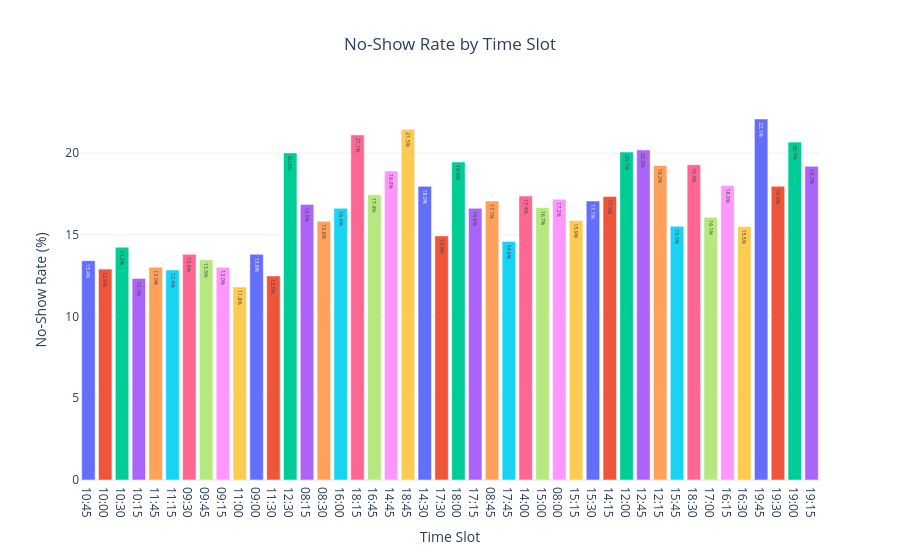

The cell this chart's notebook holds for it:
### Code cell
fig = px.bar(
    slot_noshow,
    x="time_slot",
    y="no_show_rate",
    color="time_slot",
    text="no_show_rate",
    title="No-Show Rate by Time Slot"
)

fig.update_layout(
    template="plotly_white",
    title_x=0.5,
    xaxis_title="Time Slot",
    yaxis_title="No-Show Rate (%)",
    showlegend=False
)

fig.update_traces(texttemplate="%{text:.1f}%")

fig.show()

### Figure 1 — Plotly figure (JSON) as saved in the notebook; plotly's stock layout.template omitted (floating-point values rounded to 4 significant figures)
{"data": [{"hovertemplate": "time_slot=%{x}<br>no_show_rate=%{text}<extra></extra>", "legendgroup": "10:45", "marker": {"color": "#636efa", "pattern": {"shape": ""}}, "name": "10:45", "orientation": "v", "showlegend": true, "text": [13.42], "textposition": "auto", "texttemplate": "%{text:.1f}%", "type": "bar", "x": ["10:45"], "xaxis": "x", "y": [13.42], "yaxis": "y"}, {"hovertemplate": "time_slot=%{x}<br>no_show_rate=%{text}<extra></extra>", "legendgroup": "10:00", "marker": {"color": "#EF553B", "pattern": {"shape": ""}}, "name": "10:00", "orientation": "v", "showlegend": true, "text": [12.9], "textposition": "auto", "texttemplate": "%{text:.1f}%", "type": "bar", "x": ["10:00"], "xaxis": "x", "y": [12.9], "yaxis": "y"}, {"hovertemplate": "time_slot=%{x}<br>no_show_rate=%{text}<extra></extra>", "legendgroup": "10:30", "marker": {"color": "#00cc96", "pattern": {"shape": ""}}, "name": "10:30", "orientation": "v", "showlegend": true, "text": [14.24], "textposition": "auto", "texttemplate": "%{text:.1f}%", "type": "bar", "x": ["10:30"], "xaxis": "x", "y": [14.24], "yaxis": "y"}, {"hovertemplate": "time_slot=%{x}<br>no_show_rate=%{text}<extra></extra>", "legendgroup": "10:15", "marker": {"color": "#ab63fa", "pattern": {"shape": ""}}, "name": "10:15", "orientation": "v", "showlegend": true, "text": [12.33], "textposition": "auto", "texttemplate": "%{text:.1f}%", "type": "bar", "x": ["10:15"], "xaxis": "x", "y": [12.33], "yaxis": "y"}, {"hovertemplate": "time_slot=%{x}<br>no_show_rate=%{text}<extra></extra>", "legendgroup": "11:45", "marker": {"color": "#FFA15A", "pattern": {"shape": ""}}, "name": "11:45", "orientation": "v", "showlegend": true, "text": [13.02], "textposition": "auto", "texttemplate": "%{text:.1f}%", "type": "bar", "x": ["11:45"], "xaxis": "x", "y": [13.02], "yaxis": "y"}, {"hovertemplate": "time_slot=%{x}<br>no_show_rate=%{text}<extra></extra>", "legendgroup": "11:15", "marker": {"color": "#19d3f3", "pattern": {"shape": ""}}, "name": "11:15", "orientation": "v", "showlegend": true, "text": [12.85], "textposition": "auto", "texttemplate": "%{text:.1f}%", "type": "bar", "x": ["11:15"], "xaxis": "x", "y": [12.85], "yaxis": "y"}, {"hovertemplate": "time_slot=%{x}<br>no_show_rate=%{text}<extra></extra>", "legendgroup": "09:30", "marker": {"color": "#FF6692", "pattern": {"shape": ""}}, "name": "09:30", "orientation": "v", "showlegend": true, "text": [13.81], "textposition": "auto", "texttemplate": "%{text:.1f}%", "type": "bar", "x": ["09:30"], "xaxis": "x", "y": [13.81], "yaxis": "y"}, {"hovertemplate": "time_slot=%{x}<br>no_show_rate=%{text}<extra></extra>", "legendgroup": "09:45", "marker": {"color": "#B6E880", "pattern": {"shape": ""}}, "name": "09:45", "orientation": "v", "showlegend": true, "text": [13.48], "textposition": "auto", "texttemplate": "%{text:.1f}%", "type": "bar", "x": ["09:45"], "xaxis": "x", "y": [13.48], "yaxis": "y"}, {"hovertemplate": "time_slot=%{x}<br>no_show_rate=%{text}<extra></extra>", "legendgroup": "09:15", "marker": {"color": "#FF97FF", "pattern": {"shape": ""}}, "name": "09:15", "orientation": "v", "showlegend": true, "text": [13.02], "textposition": "auto", "texttemplate": "%{text:.1f}%", "type": "bar", "x": ["09:15"], "xaxis": "x", "y": [13.02], "yaxis": "y"}, {"hovertemplate": "time_slot=%{x}<br>no_show_rate=%{text}<extra></extra>", "legendgroup": "11:00", "marker": {"color": "#FECB52", "pattern": {"shape": ""}}, "name": "11:00", "orientation": "v", "showlegend": true, "text": [11.81], "textposition": "auto", "texttemplate": "%{text:.1f}%", "type": "bar", "x": ["11:00"], "xaxis": "x", "y": [11.81], "yaxis": "y"}, {"hovertemplate": "time_slot=%{x}<br>no_show_rate=%{text}<extra></extra>", "legendgroup": "09:00", "marker": {"color": "#636efa", "pattern": {"shape": ""}}, "name": "09:00", "orientation": "v", "showlegend": true, "text": [13.81], "textposition": "auto", "texttemplate": "%{text:.1f}%", "type": "bar", "x": ["09:00"], "xaxis": "x", "y": [13.81], "yaxis": "y"}, {"hovertemplate": "time_slot=%{x}<br>no_show_rate=%{text}<extra></extra>", "legendgroup": "11:30", "marker": {"color": "#EF553B", "pattern": {"shape": ""}}, "name": "11:30", "orientation": "v", "showlegend": true, "text": [12.48], "textposition": "auto", "texttemplate": "%{text:.1f}%", "type": "bar", "x": ["11:30"], "xaxis": "x", "y": [12.48], "yaxis": "y"}, {"hovertemplate": "time_slot=%{x}<br>no_show_rate=%{text}<extra></extra>", "legendgroup": "12:30", "marker": {"color": "#00cc96", "pattern": {"shape": ""}}, "name": "12:30", "orientation": "v", "showlegend": true, "text": [20.01], "textposition": "auto", "texttemplate": "%{text:.1f}%", "type": "bar", "x": ["12:30"], "xaxis": "x", "y": [20.01], "yaxis": "y"}, {"hovertemplate": "time_slot=%{x}<br>no_show_rate=%{text}<extra></extra>", "legendgroup": "08:15", "marker": {"color": "#ab63fa", "pattern": {"shape": ""}}, "name": "08:15", "orientation": "v", "showlegend": true, "text": [16.86], "textposition": "auto", "texttemplate": "%{text:.1f}%", "type": "bar", "x": ["08:15"], "xaxis": "x", "y": [16.86], "yaxis": "y"}, {"hovertemplate": "time_slot=%{x}<br>no_show_rate=%{text}<extra></extra>", "legendgroup": "08:30", "marker": {"color": "#FFA15A", "pattern": {"shape": ""}}, "name": "08:30", "orientation": "v", "showlegend": true, "text": [15.83], "textposition": "auto", "texttemplate": "%{text:.1f}%", "type": "bar", "x": ["08:30"], "xaxis": "x", "y": [15.83], "yaxis": "y"}, {"hovertemplate": "time_slot=%{x}<br>no_show_rate=%{text}<extra></extra>", "legendgroup": "16:00", "marker": {"color": "#19d3f3", "pattern": {"shape": ""}}, "name": "16:00", "orientation": "v", "showlegend": true, "text": [16.62], "textposition": "auto", "texttemplate": "%{text:.1f}%", "type": "bar", "x": ["16:00"], "xaxis": "x", "y": [16.62], "yaxis": "y"}, {"hovertemplate": "time_slot=%{x}<br>no_show_rate=%{text}<extra></extra>", "legendgroup": "18:15", "marker": {"color": "#FF6692", "pattern": {"shape": ""}}, "name": "18:15", "orientation": "v", "showlegend": true, "text": [21.12], "textposition": "auto", "texttemplate": "%{text:.1f}%", "type": "bar", "x": ["18:15"], "xaxis": "x", "y": [21.12], "yaxis": "y"}, {"hovertemplate": "time_slot=%{x}<br>no_show_rate=%{text}<extra></extra>", "legendgroup": "16:45", "marker": {"color": "#B6E880", "pattern": {"shape": ""}}, "name": "16:45", "orientation": "v", "showlegend": true, "text": [17.45], "textposition": "auto", "texttemplate": "%{text:.1f}%", "type": "bar", "x": ["16:45"], "xaxis": "x", "y": [17.45], "yaxis": "y"}, {"hovertemplate": "time_slot=%{x}<br>no_show_rate=%{text}<extra></extra>", "legendgroup": "14:45", "marker": {"color": "#FF97FF", "pattern": {"shape": ""}}, "name": "14:45", "orientation": "v", "showlegend": true, "text": [18.91], "textposition": "auto", "texttemplate": "%{text:.1f}%", "type": "bar", "x": ["14:45"], "xaxis": "x", "y": [18.91], "yaxis": "y"}, {"hovertemplate": "time_slot=%{x}<br>no_show_rate=%{text}<extra></extra>", "legendgroup": "18:45", "marker": {"color": "#FECB52", "pattern": {"shape": ""}}, "name": "18:45", "orientation": "v", "showlegend": true, "text": [21.46], "textposition": "auto", "texttemplate": "%{text:.1f}%", "type": "bar", "x": ["18:45"], "xaxis": "x", "y": [21.46], "yaxis": "y"}, {"hovertemplate": "time_slot=%{x}<br>no_show_rate=%{text}<extra></extra>", "legendgroup": "14:30", "marker": {"color": "#636efa", "pattern": {"shape": ""}}, "name": "14:30", "orientation": "v", "showlegend": true, "text": [17.97], "textposition": "auto", "texttemplate": "%{text:.1f}%", "type": "bar", "x": ["14:30"], "xaxis": "x", "y": [17.97], "yaxis": "y"}, {"hovertemplate": "time_slot=%{x}<br>no_show_rate=%{text}<extra></extra>", "legendgroup": "17:30", "marker": {"color": "#EF553B", "pattern": {"shape": ""}}, "name": "17:30", "orientation": "v", "showlegend": true, "text": [14.94], "textposition": "auto", "texttemplate": "%{text:.1f}%", "type": "bar", "x": ["17:30"], "xaxis": "x", "y": [14.94], "yaxis": "y"}, {"hovertemplate": "time_slot=%{x}<br>no_show_rate=%{text}<extra></extra>", "legendgroup": "18:00", "marker": {"color": "#00cc96", "pattern": {"shape": ""}}, "name": "18:00", "orientation": "v", "showlegend": true, "text": [19.46], "textposition": "auto", "texttemplate": "%{text:.1f}%", "type": "bar", "x": ["18:00"], "xaxis": "x", "y": [19.46], "yaxis": "y"}, {"hovertemplate": "time_slot=%{x}<br>no_show_rate=%{text}<extra></extra>", "legendgroup": "17:15", "marker": {"color": "#ab63fa", "pattern": {"shape": ""}}, "name": "17:15", "orientation": "v", "showlegend": true, "text": [16.62], "textposition": "auto", "texttemplate": "%{text:.1f}%", "type": "bar", "x": ["17:15"], "xaxis": "x", "y": [16.62], "yaxis": "y"}, {"hovertemplate": "time_slot=%{x}<br>no_show_rate=%{text}<extra></extra>", "legendgroup": "08:45", "marker": {"color": "#FFA15A", "pattern": {"shape": ""}}, "name": "08:45", "orientation": "v", "showlegend": true, "text": [17.06], "textposition": "auto", "texttemplate": "%{text:.1f}%", "type": "bar", "x": ["08:45"], "xaxis": "x", "y": [17.06], "yaxis": "y"}, {"hovertemplate": "time_slot=%{x}<br>no_show_rate=%{text}<extra></extra>", "legendgroup": "17:45", "marker": {"color": "#19d3f3", "pattern": {"shape": ""}}, "name": "17:45", "orientation": "v", "showlegend": true, "text": [14.6], "textposition": "auto", "texttemplate": "%{text:.1f}%", "type": "bar", "x": ["17:45"], "xaxis": "x", "y": [14.6], "yaxis": "y"}, {"hovertemplate": "time_slot=%{x}<br>no_show_rate=%{text}<extra></extra>", "legendgroup": "14:00", "marker": {"color": "#FF6692", "pattern": {"shape": ""}}, "name": "14:00", "orientation": "v", "showlegend": true, "text": [17.38], "textposition": "auto", "texttemplate": "%{text:.1f}%", "type": "bar", "x": ["14:00"], "xaxis": "x", "y": [17.38], "yaxis": "y"}, {"hovertemplate": "time_slot=%{x}<br>no_show_rate=%{text}<extra></extra>", "legendgroup": "15:00", "marker": {"color": "#B6E880", "pattern": {"shape": ""}}, "name": "15:00", "orientation": "v", "showlegend": true, "text": [16.67], "textposition": "auto", "texttemplate": "%{text:.1f}%", "type": "bar", "x": ["15:00"], "xaxis": "x", "y": [16.67], "yaxis": "y"}, {"hovertemplate": "time_slot=%{x}<br>no_show_rate=%{text}<extra></extra>", "legendgroup": "08:00", "marker": {"color": "#FF97FF", "pattern": {"shape": ""}}, "name": "08:00", "orientation": "v", "showlegend": true, "text": [17.18], "textposition": "auto", "texttemplate": "%{text:.1f}%", "type": "bar", "x": ["08:00"], "xaxis": "x", "y": [17.18], "yaxis": "y"}, {"hovertemplate": "time_slot=%{x}<br>no_show_rate=%{text}<extra></extra>", "legendgroup": "15:15", "marker": {"color": "#FECB52", "pattern": {"shape": ""}}, "name": "15:15", "orientation": "v", "showlegend": true, "text": [15.88], "textposition": "auto", "texttemplate": "%{text:.1f}%", "type": "bar", "x": ["15:15"], "xaxis": "x", "y": [15.88], "yaxis": "y"}, {"hovertemplate": "time_slot=%{x}<br>no_show_rate=%{text}<extra></extra>", "legendgroup": "15:30", "marker": {"color": "#636efa", "pattern": {"shape": ""}}, "name": "15:30", "orientation": "v", "showlegend": true, "text": [17.07], "textposition": "auto", "texttemplate": "%{text:.1f}%", "type": "bar", "x": ["15:30"], "xaxis": "x", "y": [17.07], "yaxis": "y"}, {"hovertemplate": "time_slot=%{x}<br>no_show_rate=%{text}<extra></extra>", "legendgroup": "14:15", "marker": {"color": "#EF553B", "pattern": {"shape": ""}}, "name": "14:15", "orientation": "v", "showlegend": true, "text": [17.35], "textposition": "auto", "texttemplate": "%{text:.1f}%", "type": "bar", "x": ["14:15"], "xaxis": "x", "y": [17.35], "yaxis": "y"}, {"hovertemplate": "time_slot=%{x}<br>no_show_rate=%{text}<extra></extra>", "legendgroup": "12:00", "marker": {"color": "#00cc96", "pattern": {"shape": ""}}, "name": "12:00", "orientation": "v", "showlegend": true, "text": [20.07], "textposition": "auto", "texttemplate": "%{text:.1f}%", "type": "bar", "x": ["12:00"], "xaxis": "x", "y": [20.07], "yaxis": "y"}, {"hovertemplate": "time_slot=%{x}<br>no_show_rate=%{text}<extra></extra>", "legendgroup": "12:45", "marker": {"color": "#ab63fa", "pattern": {"shape": ""}}, "name": "12:45", "orientation": "v", "showlegend": true, "text": [20.2], "textposition": "auto", "texttemplate": "%{text:.1f}%", "type": "bar", "x": ["12:45"], "xaxis": "x", "y": [20.2], "yaxis": "y"}, {"hovertemplate": "time_slot=%{x}<br>no_show_rate=%{text}<extra></extra>", "legendgroup": "12:15", "marker": {"color": "#FFA15A", "pattern": {"shape": ""}}, "name": "12:15", "orientation": "v", "showlegend": true, "text": [19.24], "textposition": "auto", "texttemplate": "%{text:.1f}%", "type": "bar", "x": ["12:15"], "xaxis": "x", "y": [19.24], "yaxis": "y"}, {"hovertemplate": "time_slot=%{x}<br>no_show_rate=%{text}<extra></extra>", "legendgroup": "15:45", "marker": {"color": "#19d3f3", "pattern": {"shape": ""}}, "name": "15:45", "orientation": "v", "showlegend": true, "text": [15.53], "textposition": "auto", "texttemplate": "%{text:.1f}%", "type": "bar", "x": ["15:45"], "xaxis": "x", "y": [15.53], "yaxis": "y"}, {"hovertemplate": "time_slot=%{x}<br>no_show_rate=%{text}<extra></extra>", "legendgroup": "18:30", "marker": {"color": "#FF6692", "pattern": {"shape": ""}}, "name": "18:30", "orientation": "v", "showlegend": true, "text": [19.29], "textposition": "auto", "texttemplate": "%{text:.1f}%", "type": "bar", "x": ["18:30"], "xaxis": "x", "y": [19.29], "yaxis": "y"}, {"hovertemplate": "time_slot=%{x}<br>no_show_rate=%{text}<extra></extra>", "legendgroup": "17:00", "marker": {"color": "#B6E880", "pattern": {"shape": ""}}, "name": "17:00", "orientation": "v", "showlegend": true, "text": [16.08], "textposition": "auto", "texttemplate": "%{text:.1f}%", "type": "bar", "x": ["17:00"], "xaxis": "x", "y": [16.08], "yaxis": "y"}, {"hovertemplate": "time_slot=%{x}<br>no_show_rate=%{text}<extra></extra>", "legendgroup": "16:15", "marker": {"color": "#FF97FF", "pattern": {"shape": ""}}, "name": "16:15", "orientation": "v", "showlegend": true, "text": [18.03], "textposition": "auto", "texttemplate": "%{text:.1f}%", "type": "bar", "x": ["16:15"], "xaxis": "x", "y": [18.03], "yaxis": "y"}, {"hovertemplate": "time_slot=%{x}<br>no_show_rate=%{text}<extra></extra>", "legendgroup": "16:30", "marker": {"color": "#FECB52", "pattern": {"shape": ""}}, "name": "16:30", "orientation": "v", "showlegend": true, "text": [15.52], "textposition": "auto", "texttemplate": "%{text:.1f}%", "type": "bar", "x": ["16:30"], "xaxis": "x", "y": [15.52], "yaxis": "y"}, {"hovertemplate": "time_slot=%{x}<br>no_show_rate=%{text}<extra></extra>", "legendgroup": "19:45", "marker": {"color": "#636efa", "pattern": {"shape": ""}}, "name": "19:45", "orientation": "v", "showlegend": true, "text": [22.09], "textposition": "auto", "texttemplate": "%{text:.1f}%", "type": "bar", "x": ["19:45"], "xaxis": "x", "y": [22.09], "yaxis": "y"}, {"hovertemplate": "time_slot=%{x}<br>no_show_rate=%{text}<extra></extra>", "legendgroup": "19:30", "marker": {"color": "#EF553B", "pattern": {"shape": ""}}, "name": "19:30", "orientation": "v", "showlegend": true, "text": [17.97], "textposition": "auto", "texttemplate": "%{text:.1f}%", "type": "bar", "x": ["19:30"], "xaxis": "x", "y": [17.97], "yaxis": "y"}, {"hovertemplate": "time_slot=%{x}<br>no_show_rate=%{text}<extra></extra>", "legendgroup": "19:00", "marker": {"color": "#00cc96", "pattern": {"shape": ""}}, "name": "19:00", "orientation": "v", "showlegend": true, "text": [20.68], "textposition": "auto", "texttemplate": "%{text:.1f}%", "type": "bar", "x": ["19:00"], "xaxis": "x", "y": [20.68], "yaxis": "y"}, {"hovertemplate": "time_slot=%{x}<br>no_show_rate=%{text}<extra></extra>", "legendgroup": "19:15", "marker": {"color": "#ab63fa", "pattern": {"shape": ""}}, "name": "19:15", "orientation": "v", "showlegend": true, "text": [19.19], "textposition": "auto", "texttemplate": "%{text:.1f}%", "type": "bar", "x": ["19:15"], "xaxis": "x", "y": [19.19], "yaxis": "y"}], "layout": {"barmode": "relative", "legend": {"title": {"text": "time_slot"}, "tracegroupgap": 0}, "showlegend": false, "title": {"text": "No-Show Rate by Time Slot", "x": 0.5}, "xaxis": {"anchor": "y", "categoryarray": ["10:45", "10:00", "10:30", "10:15", "11:45", "11:15", "09:30", "09:45", "09:15", "11:00", "09:00", "11:30", "12:30", "08:15", "08:30", "16:00", "18:15", "16:45", "14:45", "18:45", "14:30", "17:30", "18:00", "17:15", "08:45", "17:45", "14:00", "15:00", "08:00", "15:15", "15:30", "14:15", "12:00", "12:45", "12:15", "15:45", "18:30", "17:00", "16:15", "16:30", "19:45", "19:30", "19:00", "19:15"], "categoryorder": "array", "domain": [0, 1], "title": {"text": "Time Slot"}}, "yaxis": {"anchor": "x", "domain": [0, 1], "title": {"text": "No-Show Rate (%)"}}}}
